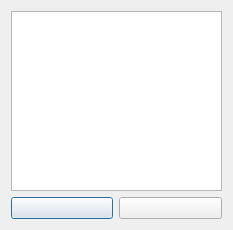
<?xml version="1.0" encoding="UTF-8"?>
<ui version="4.0">
 <class>Dialog</class>
 <widget class="QDialog" name="Dialog">
  <property name="geometry">
   <rect>
    <x>0</x>
    <y>0</y>
    <width>233</width>
    <height>230</height>
   </rect>
  </property>
  <property name="windowTitle">
   <string>Amostra da Categoria</string>
  </property>
  <layout class="QGridLayout" name="gridLayout">
   <item row="1" column="0">
    <widget class="QPushButton" name="PBAdicionarAmostCat">
     <property name="text">
      <string/>
     </property>
     <property name="icon">
      <iconset resource="icons.qrc">
       <normaloff>:/newPrefix/Icons/plus.png</normaloff>:/newPrefix/Icons/plus.png</iconset>
     </property>
    </widget>
   </item>
   <item row="1" column="1">
    <widget class="QPushButton" name="PBEditarAmostCat">
     <property name="text">
      <string/>
     </property>
     <property name="icon">
      <iconset resource="icons.qrc">
       <normaloff>:/newPrefix/Icons/005-writer.png</normaloff>:/newPrefix/Icons/005-writer.png</iconset>
     </property>
    </widget>
   </item>
   <item row="0" column="0" colspan="2">
    <widget class="QTableView" name="TVAmostCategoria"/>
   </item>
  </layout>
 </widget>
 <resources>
  <include location="icons.qrc"/>
 </resources>
 <connections/>
</ui>
